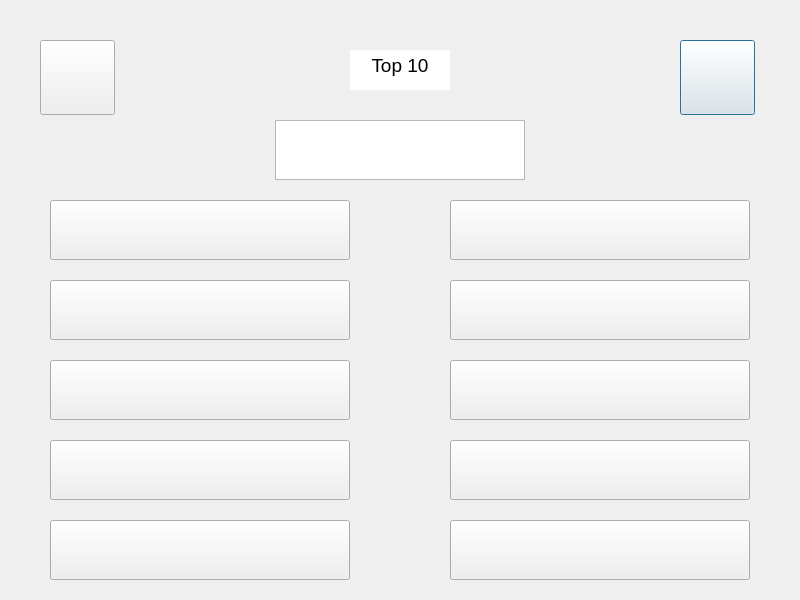
<?xml version="1.0" encoding="UTF-8"?>
<ui version="4.0">
 <class>Dialog</class>
 <widget class="QDialog" name="Dialog">
  <property name="geometry">
   <rect>
    <x>0</x>
    <y>0</y>
    <width>800</width>
    <height>600</height>
   </rect>
  </property>
  <property name="windowTitle">
   <string>Dialog</string>
  </property>
  <widget class="QPushButton" name="Top10BackBtn">
   <property name="geometry">
    <rect>
     <x>680</x>
     <y>40</y>
     <width>75</width>
     <height>75</height>
    </rect>
   </property>
   <property name="sizePolicy">
    <sizepolicy hsizetype="Minimum" vsizetype="Fixed">
     <horstretch>0</horstretch>
     <verstretch>0</verstretch>
    </sizepolicy>
   </property>
   <property name="text">
    <string/>
   </property>
   <property name="icon">
    <iconset>
     <normaloff>images/back.png</normaloff>images/back.png</iconset>
   </property>
   <property name="iconSize">
    <size>
     <width>48</width>
     <height>48</height>
    </size>
   </property>
  </widget>
  <widget class="QTextBrowser" name="GenreDisplayBox">
   <property name="geometry">
    <rect>
     <x>275</x>
     <y>120</y>
     <width>250</width>
     <height>60</height>
    </rect>
   </property>
  </widget>
  <widget class="QTextBrowser" name="Top10Title">
   <property name="geometry">
    <rect>
     <x>350</x>
     <y>50</y>
     <width>100</width>
     <height>40</height>
    </rect>
   </property>
   <property name="frameShape">
    <enum>QFrame::NoFrame</enum>
   </property>
   <property name="frameShadow">
    <enum>QFrame::Plain</enum>
   </property>
   <property name="html">
    <string>&lt;!DOCTYPE HTML PUBLIC &quot;-//W3C//DTD HTML 4.0//EN&quot; &quot;http://www.w3.org/TR/REC-html40/strict.dtd&quot;&gt;
&lt;html&gt;&lt;head&gt;&lt;meta name=&quot;qrichtext&quot; content=&quot;1&quot; /&gt;&lt;style type=&quot;text/css&quot;&gt;
p, li { white-space: pre-wrap; }
&lt;/style&gt;&lt;/head&gt;&lt;body style=&quot; font-family:'MS Shell Dlg 2'; font-size:8.25pt; font-weight:400; font-style:normal;&quot;&gt;
&lt;p align=&quot;center&quot; style=&quot; margin-top:0px; margin-bottom:0px; margin-left:0px; margin-right:0px; -qt-block-indent:0; text-indent:0px;&quot;&gt;&lt;span style=&quot; font-size:14pt;&quot;&gt;Top 10&lt;/span&gt;&lt;/p&gt;&lt;/body&gt;&lt;/html&gt;</string>
   </property>
  </widget>
  <widget class="QPushButton" name="Top10HelpBtn">
   <property name="geometry">
    <rect>
     <x>40</x>
     <y>40</y>
     <width>75</width>
     <height>75</height>
    </rect>
   </property>
   <property name="text">
    <string/>
   </property>
   <property name="icon">
    <iconset>
     <normaloff>images/QuestionMark.png</normaloff>images/QuestionMark.png</iconset>
   </property>
   <property name="iconSize">
    <size>
     <width>48</width>
     <height>48</height>
    </size>
   </property>
  </widget>
  <widget class="QPushButton" name="Book1">
   <property name="geometry">
    <rect>
     <x>50</x>
     <y>200</y>
     <width>300</width>
     <height>60</height>
    </rect>
   </property>
   <property name="text">
    <string/>
   </property>
  </widget>
  <widget class="QPushButton" name="Book2">
   <property name="geometry">
    <rect>
     <x>50</x>
     <y>280</y>
     <width>300</width>
     <height>60</height>
    </rect>
   </property>
   <property name="text">
    <string/>
   </property>
  </widget>
  <widget class="QPushButton" name="Book3">
   <property name="geometry">
    <rect>
     <x>50</x>
     <y>360</y>
     <width>300</width>
     <height>60</height>
    </rect>
   </property>
   <property name="text">
    <string/>
   </property>
  </widget>
  <widget class="QPushButton" name="Book4">
   <property name="geometry">
    <rect>
     <x>50</x>
     <y>440</y>
     <width>300</width>
     <height>60</height>
    </rect>
   </property>
   <property name="text">
    <string/>
   </property>
  </widget>
  <widget class="QPushButton" name="Book5">
   <property name="geometry">
    <rect>
     <x>50</x>
     <y>520</y>
     <width>300</width>
     <height>60</height>
    </rect>
   </property>
   <property name="text">
    <string/>
   </property>
  </widget>
  <widget class="QPushButton" name="Book6">
   <property name="geometry">
    <rect>
     <x>450</x>
     <y>200</y>
     <width>300</width>
     <height>60</height>
    </rect>
   </property>
   <property name="text">
    <string/>
   </property>
  </widget>
  <widget class="QPushButton" name="Book7">
   <property name="geometry">
    <rect>
     <x>450</x>
     <y>280</y>
     <width>300</width>
     <height>60</height>
    </rect>
   </property>
   <property name="text">
    <string/>
   </property>
  </widget>
  <widget class="QPushButton" name="Book8">
   <property name="geometry">
    <rect>
     <x>450</x>
     <y>360</y>
     <width>300</width>
     <height>60</height>
    </rect>
   </property>
   <property name="text">
    <string/>
   </property>
  </widget>
  <widget class="QPushButton" name="Book9">
   <property name="geometry">
    <rect>
     <x>450</x>
     <y>440</y>
     <width>300</width>
     <height>60</height>
    </rect>
   </property>
   <property name="text">
    <string/>
   </property>
  </widget>
  <widget class="QPushButton" name="Book_10">
   <property name="geometry">
    <rect>
     <x>450</x>
     <y>520</y>
     <width>300</width>
     <height>60</height>
    </rect>
   </property>
   <property name="text">
    <string/>
   </property>
  </widget>
  <zorder>Top10BackBtn</zorder>
  <zorder>GenreDisplayBox</zorder>
  <zorder>Top10Title</zorder>
  <zorder>Top10HelpBtn</zorder>
  <zorder>Book2</zorder>
  <zorder>Book3</zorder>
  <zorder>Book4</zorder>
  <zorder>Book5</zorder>
  <zorder>Book6</zorder>
  <zorder>Book7</zorder>
  <zorder>Book8</zorder>
  <zorder>Book9</zorder>
  <zorder>Book_10</zorder>
  <zorder>Book1</zorder>
 </widget>
 <resources/>
 <connections/>
</ui>
